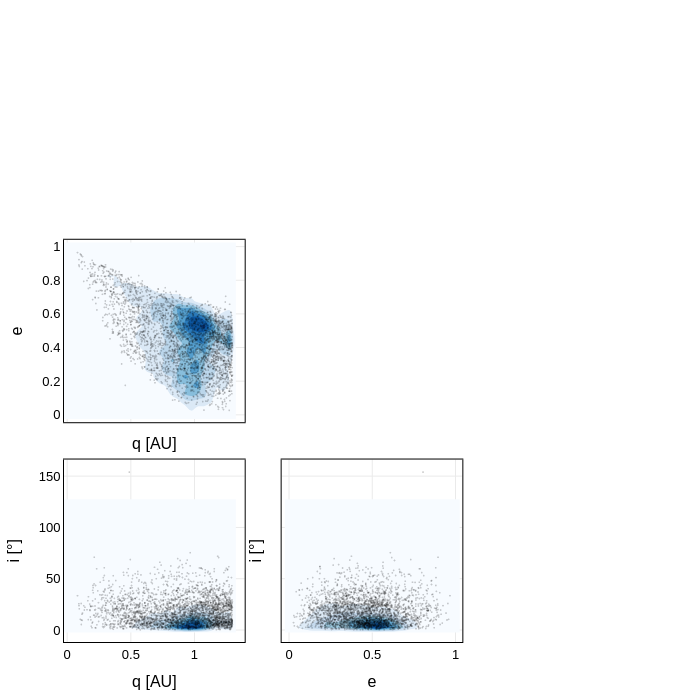

This figure's notebook cell:
### Markdown cell above
Lest compare the fit with the original data using a heatmap over a scatter map, the heatmap represent the fit and the scatter plot the original data

### Code cell
data_plot = data_neas[:3000]  #we plot just a fraction of the data to avoid overplotting

q = data_plot[:, 0]
e = data_plot[:, 1]
inc = data_plot[:, 2] * 180 / np.pi


fig = make_subplots(
    rows=3, cols=3,
    shared_xaxes=True,
    shared_yaxes=True,
    horizontal_spacing=0.06,
    vertical_spacing=0.06
)

# Variables y sus índices
vars_data = {'q [AU]': (q_fit, q), 'e': (e_fit, e), 'i [°]': (i_fit, inc)}
vars_list = list(vars_data.keys())

# Paleta refinada
colorscale = [
    [0.0, 'rgb(230,245,255)'],
    [0.3, 'rgb(171,217,233)'],
    [0.6, 'rgb(69,117,180)'],
    [1.0, 'rgb(8,48,107)']
]
# Añadir histogramas de densidad y puntos
for i in range(3):
    for j in range(i):
        xname = vars_list[j]
        yname = vars_list[i]
        x1, x2 = vars_data[xname]
        y1, y2 = vars_data[yname]

        # Reemplazar en la parte del contour:
        fig.add_trace(
            go.Histogram2dContour(
                x=x1,
                y=y1,
                colorscale='Blues',
                showscale=False,
                contours=dict(showlines=False),
                opacity=1  # opacidad al máximo para que se note bien
            ),
            row=i+1, col=j+1
        )

        fig.add_trace(
            go.Scattergl(
                x=x2,
                y=y2,
                mode='markers',
                marker=dict(color='black', size=2, opacity=0.2),
                showlegend=False
            ),
            row=i+1, col=j+1
        )

        # Etiquetas
        fig.update_xaxes(title_text=xname, row=i+1, col=j+1)
        fig.update_yaxes(title_text=yname, row=i+1, col=j+1)

# Estilo limpio y profesional
fig.update_layout(
    width=700,
    height=700,
    plot_bgcolor='white',
    paper_bgcolor='white',
    font=dict(family="Arial", size=13, color='black'),
    margin=dict(t=20, l=20, b=20, r=20)
)

# Ajustar ejes (líneas finas, sin grillas pesadas)
for i in range(1, 4):
    for j in range(1, 4):
        fig.update_xaxes(
            row=i, col=j,
            showline=True,
            linewidth=1,
            linecolor='black',
            mirror=True,
            zeroline=False,
            gridcolor='#eaeaea'
        )
        fig.update_yaxes(
            row=i, col=j,
            showline=True,
            linewidth=1,
            linecolor='black',
            mirror=True,
            zeroline=False,
            gridcolor='#eaeaea'
        )

# Ocultar ejes innecesarios en la diagonal y parte superior
for i in range(3):
    for j in range(3):
        if j >= i:
            fig.update_xaxes(visible=False, row=i+1, col=j+1)
            fig.update_yaxes(visible=False, row=i+1, col=j+1)

fig.show()

### Figure 1 — Plotly figure (JSON) as saved in the notebook; plotly's stock layout.template omitted (floating-point values rounded to 4 significant figures; data arrays with more than 128 entries replaced by an {"elided": "..."} marker saying what was removed)
{"data": [{"colorscale": [[0, "rgb(247,251,255)"], [0.125, "rgb(222,235,247)"], [0.25, "rgb(198,219,239)"], [0.375, "rgb(158,202,225)"], [0.5, "rgb(107,174,214)"], [0.625, "rgb(66,146,198)"], [0.75, "rgb(33,113,181)"], [0.875, "rgb(8,81,156)"], [1, "rgb(8,48,107)"]], "contours": {"showlines": false}, "opacity": 1, "showscale": false, "type": "histogram2dcontour", "x": {"elided": "10000 float values"}, "xaxis": "x4", "y": {"elided": "10000 float values"}, "yaxis": "y4"}, {"marker": {"color": "black", "opacity": 0.2, "size": 2}, "mode": "markers", "showlegend": false, "type": "scattergl", "x": {"elided": "3000 float values"}, "xaxis": "x4", "y": {"elided": "3000 float values"}, "yaxis": "y4"}, {"colorscale": [[0, "rgb(247,251,255)"], [0.125, "rgb(222,235,247)"], [0.25, "rgb(198,219,239)"], [0.375, "rgb(158,202,225)"], [0.5, "rgb(107,174,214)"], [0.625, "rgb(66,146,198)"], [0.75, "rgb(33,113,181)"], [0.875, "rgb(8,81,156)"], [1, "rgb(8,48,107)"]], "contours": {"showlines": false}, "opacity": 1, "showscale": false, "type": "histogram2dcontour", "x": {"elided": "10000 float values"}, "xaxis": "x7", "y": {"elided": "10000 float values"}, "yaxis": "y7"}, {"marker": {"color": "black", "opacity": 0.2, "size": 2}, "mode": "markers", "showlegend": false, "type": "scattergl", "x": {"elided": "3000 float values"}, "xaxis": "x7", "y": {"elided": "3000 float values"}, "yaxis": "y7"}, {"colorscale": [[0, "rgb(247,251,255)"], [0.125, "rgb(222,235,247)"], [0.25, "rgb(198,219,239)"], [0.375, "rgb(158,202,225)"], [0.5, "rgb(107,174,214)"], [0.625, "rgb(66,146,198)"], [0.75, "rgb(33,113,181)"], [0.875, "rgb(8,81,156)"], [1, "rgb(8,48,107)"]], "contours": {"showlines": false}, "opacity": 1, "showscale": false, "type": "histogram2dcontour", "x": {"elided": "10000 float values"}, "xaxis": "x8", "y": {"elided": "10000 float values"}, "yaxis": "y8"}, {"marker": {"color": "black", "opacity": 0.2, "size": 2}, "mode": "markers", "showlegend": false, "type": "scattergl", "x": {"elided": "3000 float values"}, "xaxis": "x8", "y": {"elided": "3000 float values"}, "yaxis": "y8"}], "layout": {"font": {"color": "black", "family": "Arial", "size": 13}, "height": 700, "margin": {"b": 20, "l": 20, "r": 20, "t": 20}, "paper_bgcolor": "white", "plot_bgcolor": "white", "width": 700, "xaxis": {"anchor": "y", "domain": [0, 0.2933], "gridcolor": "#eaeaea", "linecolor": "black", "linewidth": 1, "matches": "x7", "mirror": true, "showline": true, "showticklabels": false, "visible": false, "zeroline": false}, "xaxis2": {"anchor": "y2", "domain": [0.3533, 0.6467], "gridcolor": "#eaeaea", "linecolor": "black", "linewidth": 1, "matches": "x8", "mirror": true, "showline": true, "showticklabels": false, "visible": false, "zeroline": false}, "xaxis3": {"anchor": "y3", "domain": [0.7067, 1], "gridcolor": "#eaeaea", "linecolor": "black", "linewidth": 1, "matches": "x9", "mirror": true, "showline": true, "showticklabels": false, "visible": false, "zeroline": false}, "xaxis4": {"anchor": "y4", "domain": [0, 0.2933], "gridcolor": "#eaeaea", "linecolor": "black", "linewidth": 1, "matches": "x7", "mirror": true, "showline": true, "showticklabels": false, "title": {"text": "q [AU]"}, "zeroline": false}, "xaxis5": {"anchor": "y5", "domain": [0.3533, 0.6467], "gridcolor": "#eaeaea", "linecolor": "black", "linewidth": 1, "matches": "x8", "mirror": true, "showline": true, "showticklabels": false, "visible": false, "zeroline": false}, "xaxis6": {"anchor": "y6", "domain": [0.7067, 1], "gridcolor": "#eaeaea", "linecolor": "black", "linewidth": 1, "matches": "x9", "mirror": true, "showline": true, "showticklabels": false, "visible": false, "zeroline": false}, "xaxis7": {"anchor": "y7", "domain": [0, 0.2933], "gridcolor": "#eaeaea", "linecolor": "black", "linewidth": 1, "mirror": true, "showline": true, "title": {"text": "q [AU]"}, "zeroline": false}, "xaxis8": {"anchor": "y8", "domain": [0.3533, 0.6467], "gridcolor": "#eaeaea", "linecolor": "black", "linewidth": 1, "mirror": true, "showline": true, "title": {"text": "e"}, "zeroline": false}, "xaxis9": {"anchor": "y9", "domain": [0.7067, 1], "gridcolor": "#eaeaea", "linecolor": "black", "linewidth": 1, "mirror": true, "showline": true, "visible": false, "zeroline": false}, "yaxis": {"anchor": "x", "domain": [0.7067, 1], "gridcolor": "#eaeaea", "linecolor": "black", "linewidth": 1, "mirror": true, "showline": true, "visible": false, "zeroline": false}, "yaxis2": {"anchor": "x2", "domain": [0.7067, 1], "gridcolor": "#eaeaea", "linecolor": "black", "linewidth": 1, "matches": "y", "mirror": true, "showline": true, "showticklabels": false, "visible": false, "zeroline": false}, "yaxis3": {"anchor": "x3", "domain": [0.7067, 1], "gridcolor": "#eaeaea", "linecolor": "black", "linewidth": 1, "matches": "y", "mirror": true, "showline": true, "showticklabels": false, "visible": false, "zeroline": false}, "yaxis4": {"anchor": "x4", "domain": [0.3533, 0.6467], "gridcolor": "#eaeaea", "linecolor": "black", "linewidth": 1, "mirror": true, "showline": true, "title": {"text": "e"}, "zeroline": false}, "yaxis5": {"anchor": "x5", "domain": [0.3533, 0.6467], "gridcolor": "#eaeaea", "linecolor": "black", "linewidth": 1, "matches": "y4", "mirror": true, "showline": true, "showticklabels": false, "visible": false, "zeroline": false}, "yaxis6": {"anchor": "x6", "domain": [0.3533, 0.6467], "gridcolor": "#eaeaea", "linecolor": "black", "linewidth": 1, "matches": "y4", "mirror": true, "showline": true, "showticklabels": false, "visible": false, "zeroline": false}, "yaxis7": {"anchor": "x7", "domain": [0, 0.2933], "gridcolor": "#eaeaea", "linecolor": "black", "linewidth": 1, "mirror": true, "showline": true, "title": {"text": "i [°]"}, "zeroline": false}, "yaxis8": {"anchor": "x8", "domain": [0, 0.2933], "gridcolor": "#eaeaea", "linecolor": "black", "linewidth": 1, "matches": "y7", "mirror": true, "showline": true, "showticklabels": false, "title": {"text": "i [°]"}, "zeroline": false}, "yaxis9": {"anchor": "x9", "domain": [0, 0.2933], "gridcolor": "#eaeaea", "linecolor": "black", "linewidth": 1, "matches": "y7", "mirror": true, "showline": true, "showticklabels": false, "visible": false, "zeroline": false}}}
